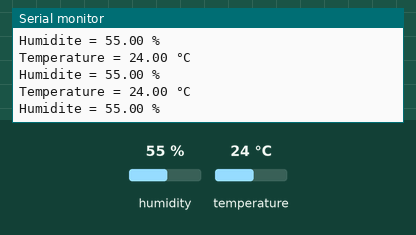
Simulated run of this sketch. Board: Arduino Uno, built with avr-gcc and run on an emulated ATmega328P. Shown: the last lines printed to the serial monitor. The inputs (shaded band) are chosen by the test bench; at power-on: humidity 55 %, temperature 24 °C.

Above: at 2.8 s.
2.9 s: humidity set to 22 %
At 4.34 s:
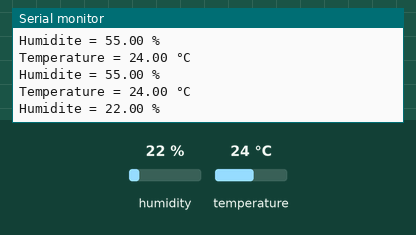
5.6 s: temperature set to 12 °C
At 5.85 s:
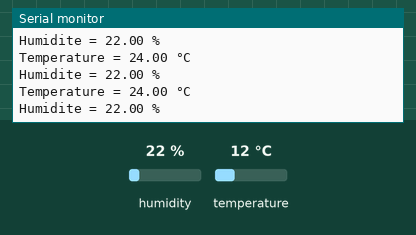
8.3 s: humidity set to 40 %
At 8.36 s:
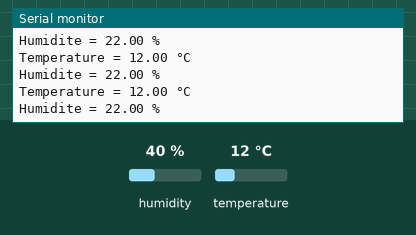
Timing chart, 0 to 11.3 s (numbered marks = the images above; inputs shaded):
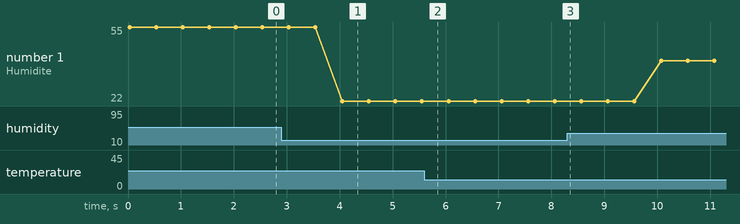

The sketch:

sketch_apr30b.ino
```cpp
#include "DHT.h"
#define DHTPIN 2
#define DHTTYPE DHT22
DHT dht(DHTPIN, DHTTYPE);
void setup() {
  Serial.begin(9600);

  // Initialise la capteur DHT11
  dht.begin();
}
void loop() {
  // Recupere la temperature et l'humidite du capteur et l'affiche
  // sur le moniteur serie
  Serial.println("Temperature = " + String(dht.readTemperature())+" °C");
  Serial.println("Humidite = " + String(dht.readHumidity())+" %");
  delay(500);
}
```

Measured:
- after the input at 2.9 s, the serial monitor: prints a new line after 1.1 s (image 1)
- plotted number 1: 55 → 22 after the input at 2.9 s, 22 → 40 after the input at 8.3 s
